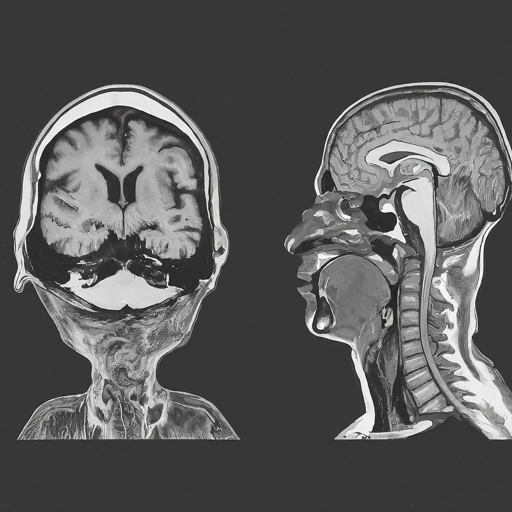
#> input picture INFO 3000/MiniProjects/01. ImageSegmentation/brain.png, 512 x 512 px, found by its file name
$ jupyter execute MP1_Part1_kmeans_Solution.ipynb
#> lines starting #> are read from the running program, lines starting #| are printed output that depends on the picture
[cell 1]
import numpy as np
#import cv2
#from PIL import Image
import matplotlib.pyplot as plt
from sklearn.cluster import KMeans
from sklearn.decomposition import PCA
from sklearn.preprocessing import StandardScaler
from skimage import io

[cell 2]
# Load image
img = io.imread('brain.png')
#> img is the input picture: shape (512, 512, 3); mean R, G, B 89.6, 89.6, 89.5
print(img.shape)
#| (512, 512, 3)

# Display the original image
plt.figure(figsize=(6,6))
plt.imshow(img)
plt.title("Original Image")
plt.show()

[cell 3]
# Normalize image
img = img / 255.0  # Normalize pixel values

# Reshape the image to be a list of RGB pixels
pixels = img.reshape(-1, 3)

# Fit KMeans on the pixel data
kmeans = KMeans(n_clusters=5).fit(pixels)

# Define colors for each cluster
colors = [
    [255, 0, 0],  # Red
    [0,0,0],      # Black
    [0, 255, 0],  # Green
    [0, 0, 255],  # Blue
    [255, 255, 0] # Yellow
]

# Apply the colors to the image based on cluster labels
segmented_img = np.zeros_like(pixels)
for i in range(len(pixels)):
    segmented_img[i] = colors[kmeans.labels_[i]]

# Replace each pixel with its centroid
#segmented_img = kmeans.cluster_centers_[kmeans.labels_]
segmented_img = segmented_img.reshape(img.shape)
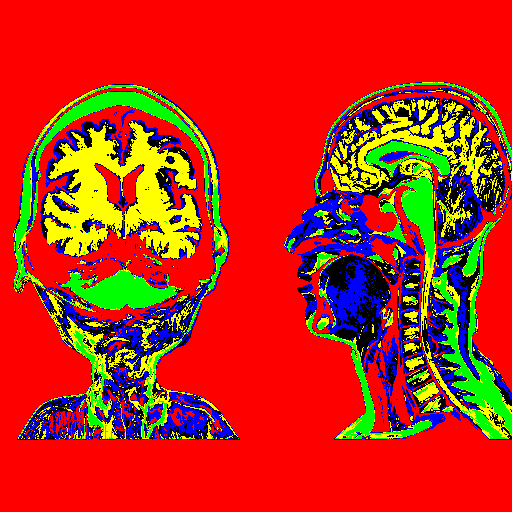
#> segmented_img: shape (512, 512, 3) float64; mean R, G, B 192.3, 44.1, 21.6

[cell 4]
# Display the segmented image
plt.figure(figsize=(6,6))
plt.imshow(segmented_img)
plt.title("Segmented Image (KMeans)")
plt.show()
